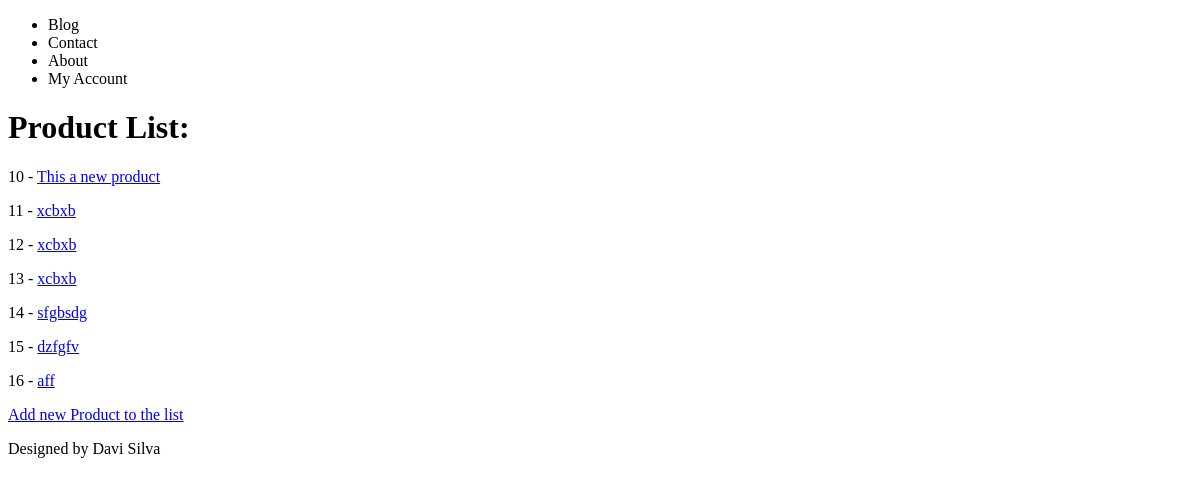
Before: /product/ with the older database file.
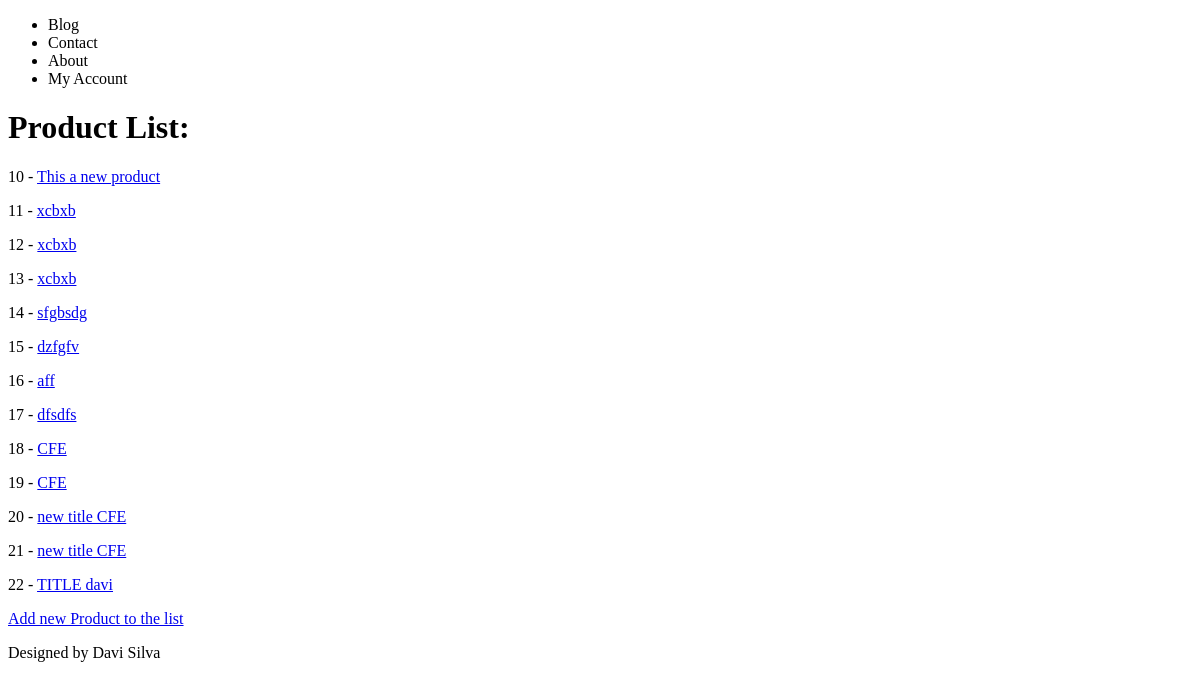
After: the same page with the newer database file.
### products/models.py (models this page shows)
class Product(models.Model):
    title       = models.CharField(max_length=120)
    description = models.TextField(blank=True, null=True)
    price       = models.DecimalField(decimal_places=2, max_digits=1000, default=0.00)
    email       = models.EmailField(default="-", blank=False, null=False)
    def get_absolute_url(self):
        return reverse("products:product-detail", kwargs={"id" : self.id}) # f"./{self.id}/"

### products/views.py (the view)
# urls.py: path('', product_list_view, name='product'),
def product_list_view(request):
    queryset = Product.objects.all()
    context = {
        "object_list" : queryset
    }
    return render(request, "products/product_list.html", context)

### products/templates/products/product_list.html
{% extends 'base.html' %}
{% block content %}
<h1>Product List:</h1>
{% for instance in object_list %}
    <p>{{ instance.id }} - <a href="{{ instance.get_absolute_url }}">{{ instance.title }}</a></p>
{% endfor %}
<p><a href="create/">Add new Product to the list</a></p>
{% endblock content %}

### templates/base.html (shortened to what this page needs)
<!DOCTYPE html>
<html>
<head>
</head>
<body>
    {% include 'navbar.html' %}
    {% block content %}
    {% endblock  %}
    {% include 'footer.html' %}
</body>
</html>

### templates/navbar.html
<nav>
    <ul>
        <li>Blog</li>
        <li>Contact</li>
        <li>About</li>
        <li>My Account</li>
    </ul>
</nav>

### templates/footer.html
<footer>
    <p>Designed by Davi Silva</p>
</footer>

Changed rows visible on the page:
added Product: id "17", title "dfsdfs"
added Product: id "18", title "CFE"
added Product: id "19", title "CFE"
added Product: id "20", title "new title CFE"
added Product: id "21", title "new title CFE"
added Product: id "22", title "TITLE davi"
